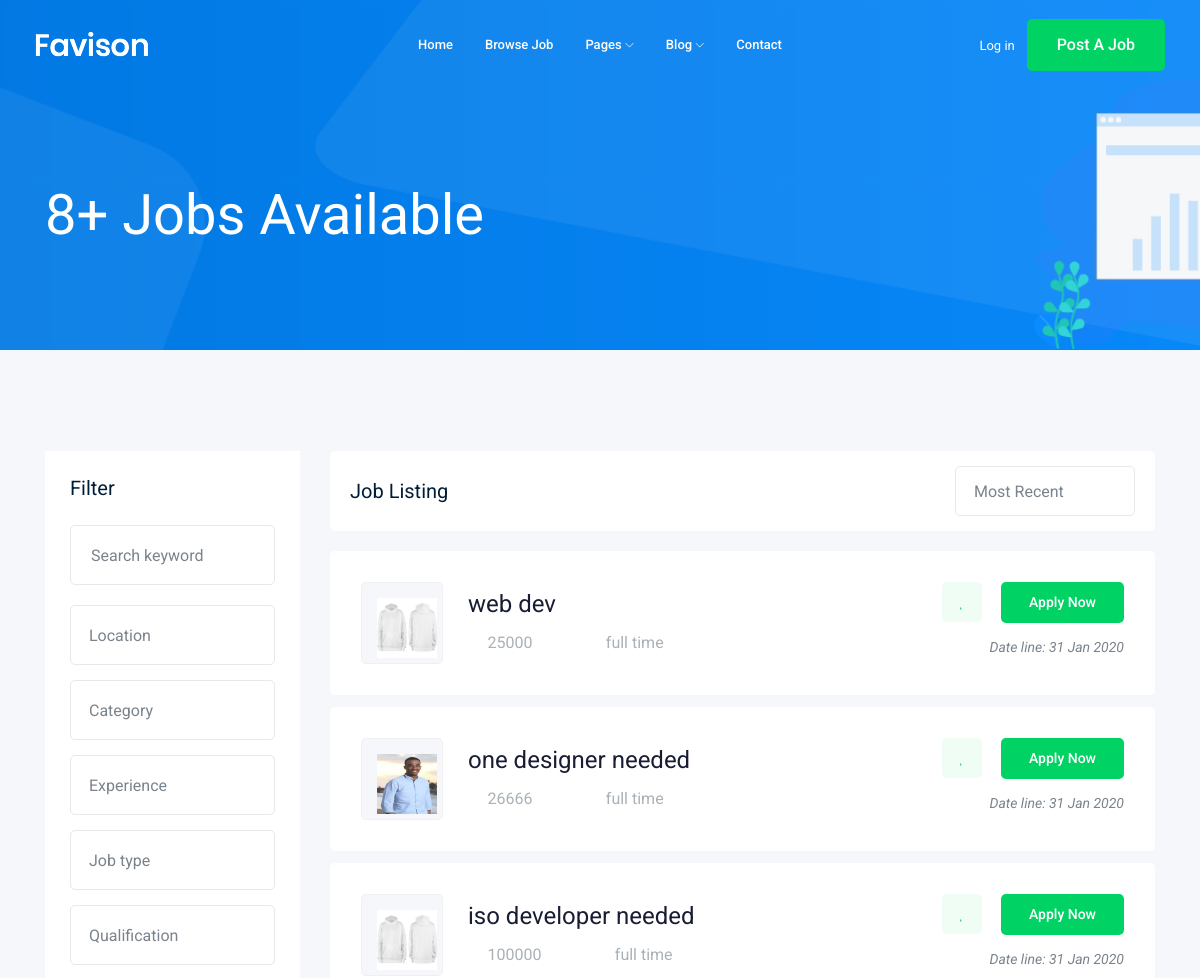
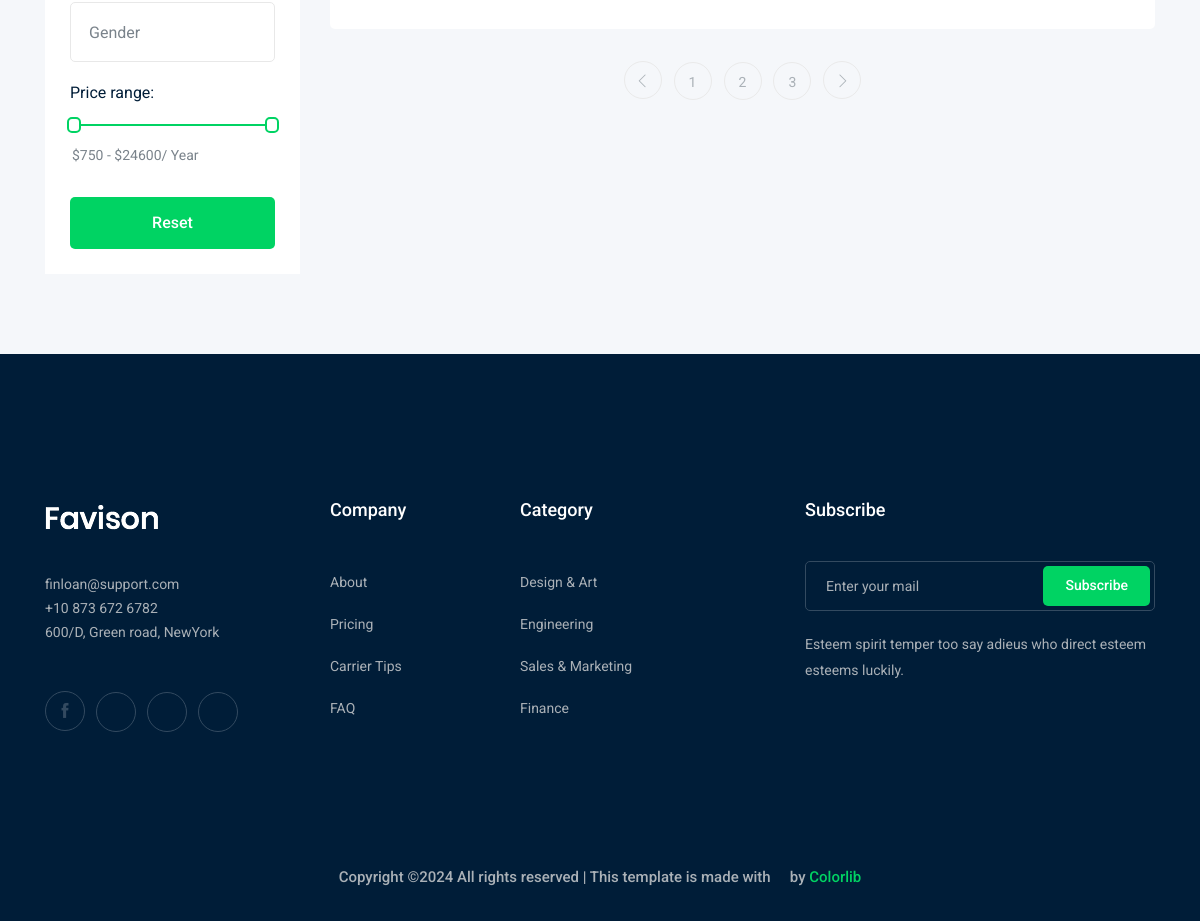
The app's page /jobs/?page=2 with its own data (2 pictures, top to bottom).
### job/models.py (models this page shows, shortened)
class job (models.Model):
    owner = models.ForeignKey(User,on_delete=models.CASCADE)
    title = models.CharField( max_length=100)
    job_tybe = models.CharField( max_length=50,choices= JOP_TYPE)
    description = models.TextField(max_length=500)
    experience = models.IntegerField(default=1)
    published_at=models.DateField( auto_now=True)
    vacancy = models.IntegerField(default=1)
    salary = models.IntegerField(default=1)
    category = models.ForeignKey("category", on_delete=models.CASCADE,default=2)
    image = models.ImageField( upload_to= upload_image, height_field=None, width_field=None, max_length=None)
    slug=models.SlugField(null=True,blank=True)

### job/views.py (the view)
# urls.py: path('',views.job_list,name='job_list'),
def job_list(request):
    jobs =job.objects.all()
    paginator = Paginator(jobs,3)
    page_number = request.GET.get("page")
    page_obj = paginator.get_page(page_number)
    context = {'jobs':page_obj,'job':jobs}
    return render (request,'job_list.html',context)

### job/templates/job_list.html (shortened to what this page needs)
{% extends "base.html" %}
{% block content %}
<!doctype html>
<html class="no-js" lang="zxx">
<head>
    <link rel="stylesheet" href="css/bootstrap.min.css">
    <link rel="stylesheet" href="css/owl.carousel.min.css">
    <link rel="stylesheet" href="css/magnific-popup.css">
    <link rel="stylesheet" href="css/font-awesome.min.css">
    <link rel="stylesheet" href="css/themify-icons.css">
    <link rel="stylesheet" href="css/nice-select.css">
    <link rel="stylesheet" href="css/flaticon.css">
    <link rel="stylesheet" href="css/jquery-ui.css">
    <link rel="stylesheet" href="css/gijgo.css">
    <link rel="stylesheet" href="css/animate.min.css">
    <link rel="stylesheet" href="css/slicknav.css">
    <link rel="stylesheet" href="css/style.css">
</head>
<body>
    <div class="bradcam_area bradcam_bg_1">
        <div class="container">
            <div class="row">
                <div class="col-xl-12">
                    <div class="bradcam_text">
                        <h3>{{job|length}}+ Jobs Available</h3>
                    </div>
                </div>
            </div>
        </div>
    </div>
    <div class="job_listing_area plus_padding">
        <div class="container">
            <div class="row">
                <div class="col-lg-3">
                    <div class="job_filter white-bg">
                        <div class="form_inner white-bg">
                            <h3>Filter</h3>
                            <form action="#">
                                <div class="row">
                                    <div class="col-lg-12">
                                        <div class="single_field">
                                            <input type="text" placeholder="Search keyword">
                                        </div>
                                    </div>
                                    <div class="col-lg-12">
                                    </div>
                                    <div class="col-lg-12">
                                    </div>
                                    <div class="col-lg-12">
                                    </div>
                                    <div class="col-lg-12">
                                    </div>
                                    <div class="col-lg-12">
                                    </div>
                                    <div class="col-lg-12">
                                    </div>
                                </div>
                            </form>
                        </div>
                        <div class="range_wrap">
                            <label for="amount">Price range:</label>
                            <div id="slider-range"></div>
                            <p>
                                <input type="text" id="amount" readonly style="border:0; color:#7A838B; font-size: 14px; font-weight:400;">
                            </p>
                        </div>
                        <div class="reset_btn">
                            <button  class="boxed-btn3 w-100" type="submit">Reset</button>
                        </div>
                    </div>
                </div>
                <div class="col-lg-9">
                    <div class="recent_joblist_wrap">
                        <div class="recent_joblist white-bg ">
                            <div class="row align-items-center">
                                <div class="col-md-6">
                                    <h4>Job Listing</h4>
                                </div>
                                <div class="col-md-6">
                                    <div class="serch_cat d-flex justify-content-end">
                                    </div>
                                </div>
                            </div>
                        </div>
                    </div>
                    <div class="job_lists m-0">
                        <div class="row">
                            {% for job in jobs  %}
                            <div class="col-lg-12 col-md-12">
                                <div class="single_jobs white-bg d-flex justify-content-between">
                                    <div class="jobs_left d-flex align-items-center">
                                        <div class="thumb">
                                            <img src="{{job.image.url}}" alt="" style= "width:60px; height:60px">
                                        </div>
                                        <div class="jobs_conetent">
                                            <a href="{% url 'job:job_detail' job.slug %}"><h4>{{ job.title }}</h4></a>
                                            <div class="links_locat d-flex align-items-center">
                                                <div class="location">
                                                    <p> <i class="fa fa-map-marker"></i>{{job.salary}}</p>
                                                </div>
                                                <div class="location">
                                                    <p> <i class="fa fa-clock-o"></i> {{job.job_tybe}}</p>
                                                </div>
                                            </div>
                                        </div>
                                    </div>
                                    <div class="jobs_right">
                                        <div class="apply_now">
                                            <a class="heart_mark" href="#"> <i class="fa fa-heart"></i> </a>
                                            <a href="{% url 'job:job_detail' job.slug %}" class="boxed-btn3">Apply Now</a>
                                        </div>
                                        <div class="date">
                                            <p>Date line: 31 Jan 2020</p>
                                        </div>
                                    </div>
                                </div>
                            </div>
                            {% endfor %}
                        </div>
                        {% if jobs.has_other_pages %}
                        <div class="row">
                            <div class="col-lg-12">
                                <div class="pagination_wrap">
                                    <ul>
                                {% if jobs.has_previous %}
                                    <li><a href="?page={{ jobs.previous_page_number }}"> <i class="ti-angle-left"></i> </a></li>
                                {% endif %}
                                {% for i in jobs.paginator.page_range %}
                                    {% if jobs.number == i %}
                                        <li class="active"><a href="#"><span>{{ i }}</span></a></li>
                                    {% else %}
                                            <li><a href="?page={{ i }}"><span>{{ i }}</span></a></li>
                                    {% endif %}
                                {% endfor %}
                                {% if jobs.has_next %}
                                    <li><a href="?page={{ jobs.next_page_number }}"> <i class="ti-angle-right"></i> </a></li>
                                {% endif %}
                                    </ul>
                                </div>
                            </div>
                        </div>
                        {% endif %}
                    </div>
                </div>
            </div>
        </div>
    </div>
</body>
</html>
{% endblock content %}

### records on screen
job: image (picture), title "web dev", salary "25000", job_tybe "full time"
job: image (picture), title "one designer needed", salary "26666", job_tybe "full time"
job: image (picture), title "iso developer needed", salary "100000", job_tybe "full time"

### other values on screen
{{ job|length }} "8"
{{ i }} "1" "3"
{{ i }} "2"
